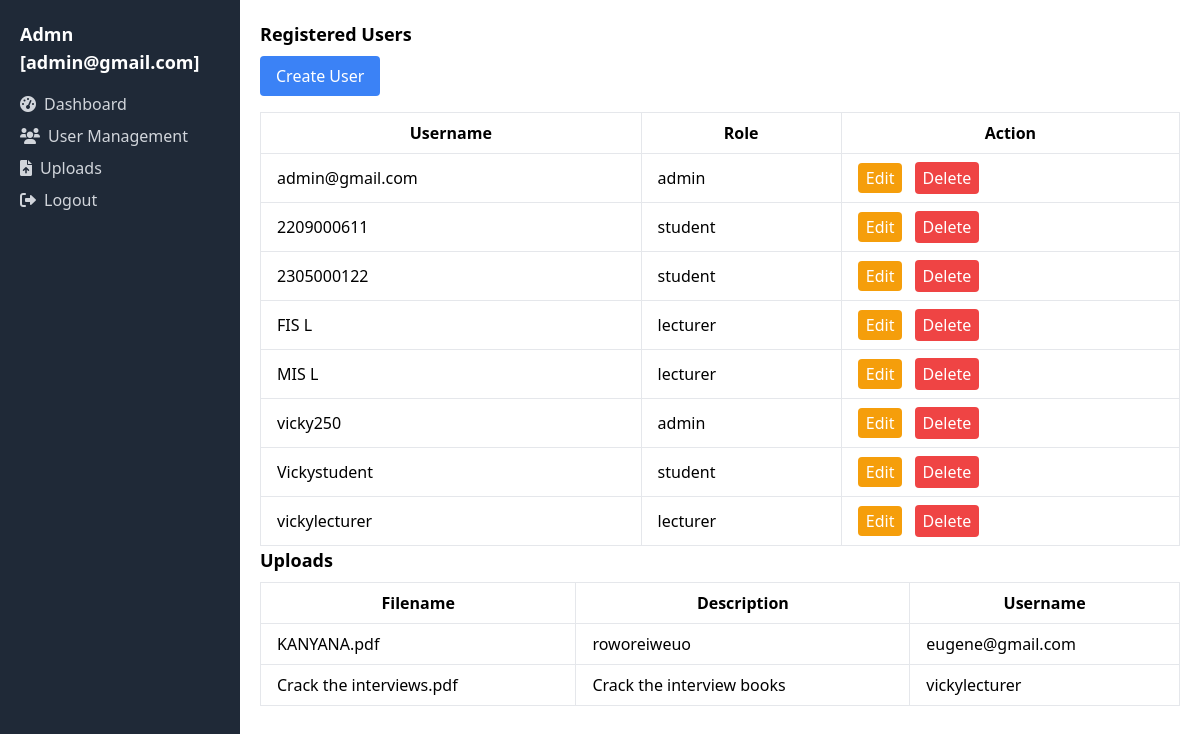
/admin_dashboard (signed in), run on an earlier commit of the app's database.
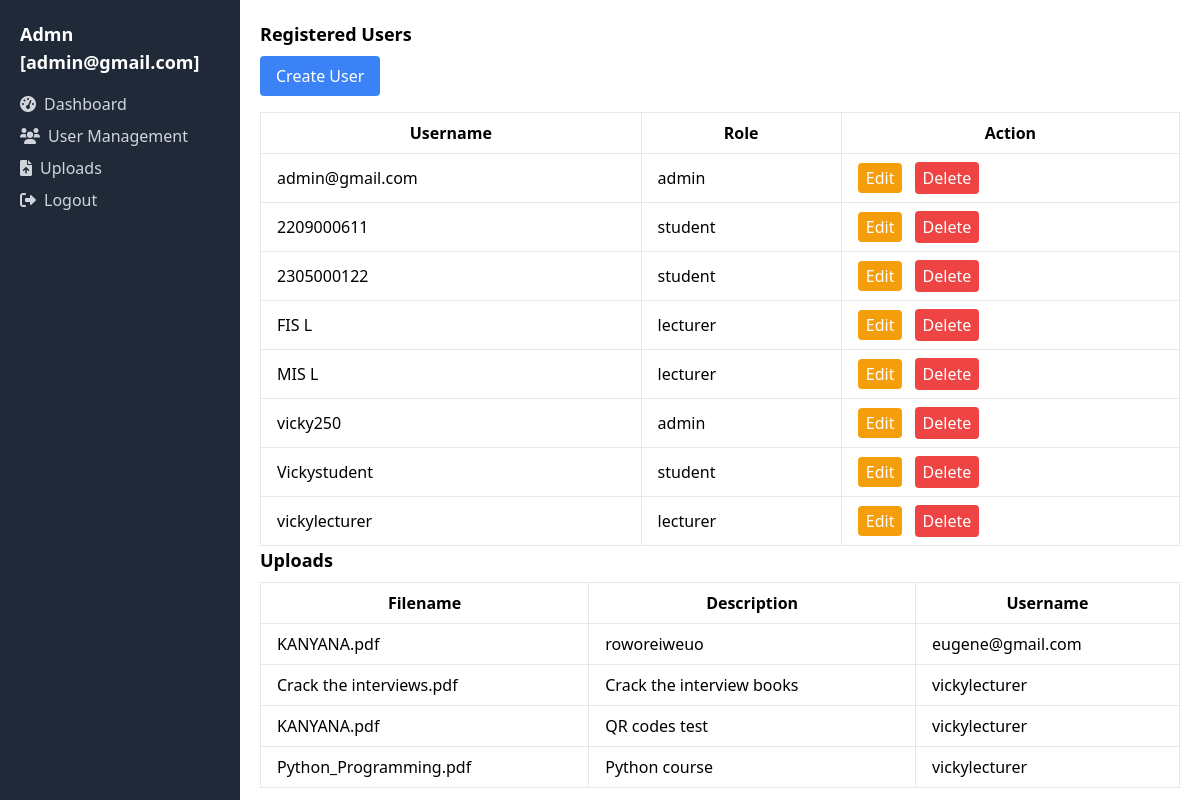
And on a later commit of the database.
### app.py (models this page shows, shortened)
class User(db.Model):
    id = db.Column(db.Integer, primary_key=True)
    username = db.Column(db.String(25), unique=True, nullable=False)
    password = db.Column(db.String(60), nullable=False)
    role = db.Column(db.String(10), nullable=False)

class FileUpload(db.Model):
    id = db.Column(db.Integer, primary_key=True)
    filename = db.Column(db.String(100), nullable=False)
    description = db.Column(db.String(200), nullable=False)
    username = db.Column(db.String(25), db.ForeignKey('user.username'), nullable=False)

### app.py (the view)
@app.route('/admin_dashboard')
@role_required('admin')
def admin_dashboard():
    if 'username' in session:
        username = session['username']
        users = User.query.all()
        uploads = FileUpload.query.all()
        return render_template('admin_dashboard.html', username=username, users=users, uploads=uploads)
    return redirect(url_for('login'))

### app.py (called while the page is built)
def role_required(role):
    def wrapper(fn):
        @wraps(fn)
        def decorated_view(*args, **kwargs):
            if 'username' not in session or session['role'] != role:
                flash('You do not have permission to access this page.', 'danger')
                return redirect(url_for('home'))
            return fn(*args, **kwargs)
        return decorated_view
    return wrapper

### templates/admin_dashboard.html (shortened to what this page needs)
<!DOCTYPE html>
<html lang="en">
<head>
    <link href="https://cdnjs.cloudflare.com/ajax/libs/tailwindcss/2.2.19/tailwind.min.css" rel="stylesheet">
    <link href="https://cdnjs.cloudflare.com/ajax/libs/font-awesome/6.0.0-beta3/css/all.min.css" rel="stylesheet">
</head>
<body class="flex">
    <div class="w-1/5 h-screen bg-gray-800 p-5">
        <h2 class="text-white text-lg font-semibold mb-4">Admn [{{ username }}]</h2>
        <ul class="space-y-2">
            <li><a href="#" class="text-gray-300 hover:text-white flex items-center"><i class="fas fa-tachometer-alt mr-2"></i> Dashboard</a></li>
            <li><a href="#" class="text-gray-300 hover:text-white flex items-center"><i class="fas fa-users mr-2"></i> User Management</a></li>
            <li><a href="#" class="text-gray-300 hover:text-white flex items-center"><i class="fas fa-file-upload mr-2"></i> Uploads</a></li>
            <li><a href="{{ url_for('logout') }}" class="text-gray-300 hover:text-white flex items-center"><i class="fas fa-sign-out-alt mr-2"></i> Logout</a></li>
        </ul>
    </div>
    <div class="flex-grow p-5">
        <h3 class="text-lg font-semibold mb-2">Registered Users</h3>
        <a href="{{ url_for('create_user') }}" class="bg-blue-500 text-white px-4 py-2 rounded mb-4 inline-block">Create User</a>
        <table class="min-w-full bg-white border border-gray-300">
            <thead>
                <tr>
                    <th class="px-4 py-2 border">Username</th>
                    <th class="px-4 py-2 border">Role</th>
                    <th class="px-4 py-2 border">Action</th>
                </tr>
            </thead>
            <tbody>
                {% for user in users %}
                <tr>
                    <td class="px-4 py-2 border">{{ user['username'] }}</td>
                    <td class="px-4 py-2 border">{{ user['role'] }}</td>
                    <td class="px-4 py-2 border">
                        <a href="{{ url_for('edit_user', username=user['username']) }}" class="bg-yellow-500 text-white px-2 py-1 rounded mr-2">Edit</a>
                        <form action="{{ url_for('delete_user', username=user['username']) }}" method="post" style="display:inline;">
                            <button type="submit" class="bg-red-500 text-white px-2 py-1 rounded">Delete</button>
                        </form>
                    </td>
                </tr>
                {% endfor %}
            </tbody>
        </table>
        <h3 class="text-lg font-semibold mb-2">Uploads</h3>
        <table class="min-w-full bg-white border border-gray-300">
            <thead>
                <tr>
                    <th class="px-4 py-2 border">Filename</th>
                    <th class="px-4 py-2 border">Description</th>
                    <th class="px-4 py-2 border">Username</th>
                </tr>
            </thead>
            <tbody>
                {% for upload in uploads %}
                <tr>
                    <td class="px-4 py-2 border">{{ upload['filename'] }}</td>
                    <td class="px-4 py-2 border">{{ upload['description'] }}</td>
                    <td class="px-4 py-2 border">{{ upload['username'] }}</td>
                </tr>
                {% endfor %}
            </tbody>
        </table>
    </div>
</body>
</html>

What changed in the data, as far as the page shows it:
added FileUpload: filename "KANYANA.pdf", description "QR codes test", username "vickylecturer"
added FileUpload: filename "Python_Programming.pdf", description "Python course", username "vickylecturer"
